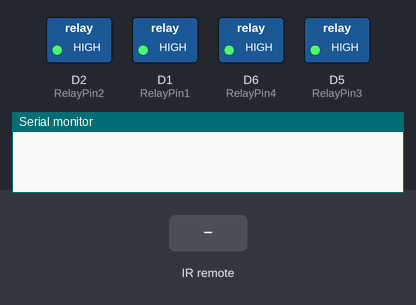
A sketch run on a simulated ESP8266 (Wemos D1 mini). On the bench: switched loads named in the sketch (green lamp = pin HIGH), the last lines printed to the serial monitor. Inputs (shaded band) come from the test bench. WiFi joins after 1.5 s; servers stay silent unless stated; EEPROM starts erased.

Above: at 3.0 s.
3.1 s: infrared code 0x00F7C837 received
At 3.5 s:
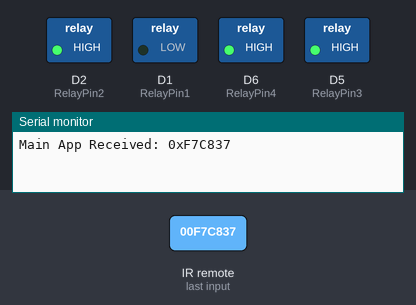
4.6 s: infrared code 0x00F7E817 received
At 5.8 s:
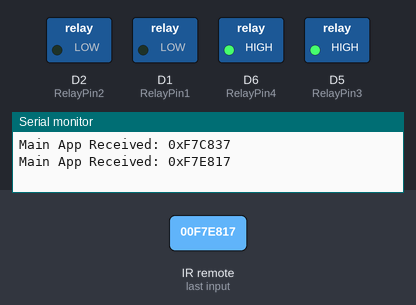
6.1 s: infrared code 0x00F7F00F received
At 7.0 s:
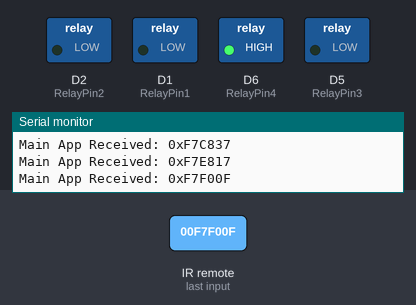
7.6 s: infrared code 0x00F7D02F received
At 8.1 s:
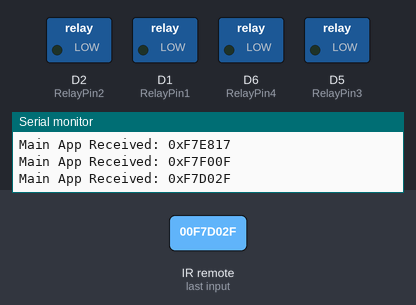
9.1 s: infrared code 0x00F740BF received
At 9.9 s:
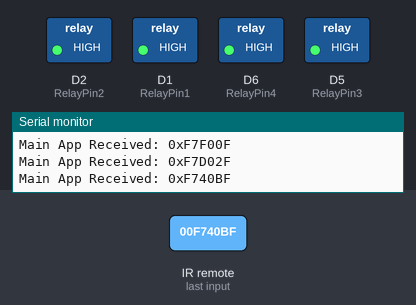
10.7 s: infrared code 0x00F7E817 received
At 11.7 s:
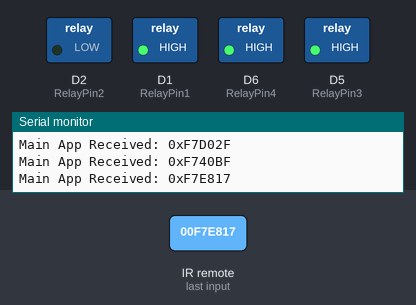
Timing chart, 0 to 13.2 s (numbered marks = the images above; inputs shaded):
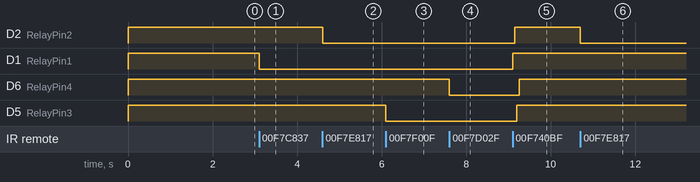

The sketch:

smar_ghar_esp.ino
```cpp
/**********************************************************************************
 *  TITLE: Blynk 2.0 + IR control 4 Relays using ESP8266 (NodeMCU / D1 Mini)
 *  FEATURES: EEPROM memory, Master All-ON and All-OFF via IR & Blynk
 **********************************************************************************/

// Fill-in information from your Blynk Template here
#define BLYNK_TEMPLATE_ID "TMPL3BhMypVyV"
#define BLYNK_TEMPLATE_NAME "SmartGhar"

#define BLYNK_FIRMWARE_VERSION        "0.1.0"
#define BLYNK_PRINT Serial

// Custom board configuration
#define USE_NODE_MCU_BOARD
#define DECODE_NEC // Optimize decoder exclusively for the 24-key LED remote

#include <IRremote.h>
#include <EEPROM.h>

#define IR_RECV_PIN D7 // D7 (IR receiver pin)

IRrecv irrecv(IR_RECV_PIN);
decode_results results;

// define the GPIO connected with Relays
#define RelayPin1 D1  // D1 (GPIO5)
#define RelayPin2 D2  // D2 (GPIO4)
#define RelayPin3 D5  // D5 (GPIO14)
#define RelayPin4 D6  // D6 (GPIO12)

#define VPIN_BUTTON_1       V1
#define VPIN_BUTTON_2       V2
#define VPIN_BUTTON_3       V3
#define VPIN_BUTTON_4       V4
#define VPIN_BUTTON_ALL_OFF V9   // Master OFF Button
#define VPIN_BUTTON_ALL_ON  V10  // Master ON Button

// Relay State (1 = ON/LOW, 0 = OFF/HIGH)
int toggleState_1 = 0;
int toggleState_2 = 0;
int toggleState_3 = 0;
int toggleState_4 = 0;

#include "BlynkEdgent.h"

BLYNK_CONNECTED() {
  // We want to send the local EEPROM states back to Blynk Server so the app matches the physical relays
  Blynk.virtualWrite(VPIN_BUTTON_1, toggleState_1);
  Blynk.virtualWrite(VPIN_BUTTON_2, toggleState_2);
  Blynk.virtualWrite(VPIN_BUTTON_3, toggleState_3);
  Blynk.virtualWrite(VPIN_BUTTON_4, toggleState_4);
}

BLYNK_WRITE(VPIN_BUTTON_1) {
  toggleState_1 = param.asInt();
  digitalWrite(RelayPin1, toggleState_1 == 1 ? LOW : HIGH);
  EEPROM.write(500, toggleState_1);
  EEPROM.commit();
}

BLYNK_WRITE(VPIN_BUTTON_2) {
  toggleState_2 = param.asInt();
  digitalWrite(RelayPin2, toggleState_2 == 1 ? LOW : HIGH);
  EEPROM.write(501, toggleState_2);
  EEPROM.commit();
}

BLYNK_WRITE(VPIN_BUTTON_3) {
  toggleState_3 = param.asInt();
  digitalWrite(RelayPin3, toggleState_3 == 1 ? LOW : HIGH);
  EEPROM.write(502, toggleState_3);
  EEPROM.commit();
}

BLYNK_WRITE(VPIN_BUTTON_4) {
  toggleState_4 = param.asInt();
  digitalWrite(RelayPin4, toggleState_4 == 1 ? LOW : HIGH);
  EEPROM.write(503, toggleState_4);
  EEPROM.commit();
}

// Master OFF from Blynk
BLYNK_WRITE(VPIN_BUTTON_ALL_OFF) {
  if(param.asInt() == 1) {
    all_SwitchOff();
  }
}

// Master ON from Blynk
BLYNK_WRITE(VPIN_BUTTON_ALL_ON) {
  if(param.asInt() == 1) {
    all_SwitchOn();
  }
}

void all_SwitchOff(){
  toggleState_1 = 0; digitalWrite(RelayPin1, HIGH); Blynk.virtualWrite(VPIN_BUTTON_1, toggleState_1); EEPROM.write(500, toggleState_1); delay(50);
  toggleState_2 = 0; digitalWrite(RelayPin2, HIGH); Blynk.virtualWrite(VPIN_BUTTON_2, toggleState_2); EEPROM.write(501, toggleState_2); delay(50);
  toggleState_3 = 0; digitalWrite(RelayPin3, HIGH); Blynk.virtualWrite(VPIN_BUTTON_3, toggleState_3); EEPROM.write(502, toggleState_3); delay(50);
  toggleState_4 = 0; digitalWrite(RelayPin4, HIGH); Blynk.virtualWrite(VPIN_BUTTON_4, toggleState_4); EEPROM.write(503, toggleState_4); delay(50);
  EEPROM.commit();
}

void all_SwitchOn(){
  toggleState_1 = 1; digitalWrite(RelayPin1, LOW); Blynk.virtualWrite(VPIN_BUTTON_1, toggleState_1); EEPROM.write(500, toggleState_1); delay(50);
  toggleState_2 = 1; digitalWrite(RelayPin2, LOW); Blynk.virtualWrite(VPIN_BUTTON_2, toggleState_2); EEPROM.write(501, toggleState_2); delay(50);
  toggleState_3 = 1; digitalWrite(RelayPin3, LOW); Blynk.virtualWrite(VPIN_BUTTON_3, toggleState_3); EEPROM.write(502, toggleState_3); delay(50);
  toggleState_4 = 1; digitalWrite(RelayPin4, LOW); Blynk.virtualWrite(VPIN_BUTTON_4, toggleState_4); EEPROM.write(503, toggleState_4); delay(50);
  EEPROM.commit();
}

void ir_remote(){
  if (irrecv.decode(&results)) {

      // Debug line to see what is ACTUALLY being received when WiFi is running
      if(results.value != 0xFFFFFFFF && results.value != 0) {
          Serial.print("Main App Received: 0x");
          Serial.println(results.value, HEX);
      }

      switch(results.value) {
          case 0x00F7C837: // Button 1 (FADE)
          toggleState_1 = !toggleState_1;
          digitalWrite(RelayPin1, toggleState_1 == 1 ? LOW : HIGH);
          Blynk.virtualWrite(VPIN_BUTTON_1, toggleState_1);
          EEPROM.write(500, toggleState_1);
          EEPROM.commit();
          break;

          case 0x00F7E817: // Button 2 (SMOOTH)
          toggleState_2 = !toggleState_2;
          digitalWrite(RelayPin2, toggleState_2 == 1 ? LOW : HIGH);
          Blynk.virtualWrite(VPIN_BUTTON_2, toggleState_2);
          EEPROM.write(501, toggleState_2);
          EEPROM.commit();
          break;

          case 0x00F7F00F: // Button 3 (STROBE)
          toggleState_3 = !toggleState_3;
          digitalWrite(RelayPin3, toggleState_3 == 1 ? LOW : HIGH);
          Blynk.virtualWrite(VPIN_BUTTON_3, toggleState_3);
          EEPROM.write(502, toggleState_3);
          EEPROM.commit();
          break;

          case 0x00F7D02F: // Button 4 (FLASH)
          toggleState_4 = !toggleState_4;
          digitalWrite(RelayPin4, toggleState_4 == 1 ? LOW : HIGH);
          Blynk.virtualWrite(VPIN_BUTTON_4, toggleState_4);
          EEPROM.write(503, toggleState_4);
          EEPROM.commit();
          break;

          case 0x00F7C03F: // Master ON
          all_SwitchOn();
          break;

          case 0x00F740BF: // Master OFF
          all_SwitchOff();
          break;
      }
      irrecv.resume();
  }
}

void setup()
{
  Serial.begin(115200);

  EEPROM.begin(512);

  pinMode(RelayPin1, OUTPUT);
  pinMode(RelayPin2, OUTPUT);
  pinMode(RelayPin3, OUTPUT);
  pinMode(RelayPin4, OUTPUT);

  // Read LAST states from EEPROM
  toggleState_1 = EEPROM.read(500);
  toggleState_2 = EEPROM.read(501);
  toggleState_3 = EEPROM.read(502);
  toggleState_4 = EEPROM.read(503);

  // Fallback to default OFF if EEPROM has never been written properly (returns 255)
  if (toggleState_1 > 1) { toggleState_1 = 0; EEPROM.write(500, 0); }
  if (toggleState_2 > 1) { toggleState_2 = 0; EEPROM.write(501, 0); }
  if (toggleState_3 > 1) { toggleState_3 = 0; EEPROM.write(502, 0); }
  if (toggleState_4 > 1) { toggleState_4 = 0; EEPROM.write(503, 0); }
  EEPROM.commit();

  // Restore Relays exactly as before
  digitalWrite(RelayPin1, toggleState_1 == 1 ? LOW : HIGH);
  digitalWrite(RelayPin2, toggleState_2 == 1 ? LOW : HIGH);
  digitalWrite(RelayPin3, toggleState_3 == 1 ? LOW : HIGH);
  digitalWrite(RelayPin4, toggleState_4 == 1 ? LOW : HIGH);

  irrecv.enableIRIn(); // Enabling IR sensor
  BlynkEdgent.begin();
}

void loop() {
  BlynkEdgent.run();
  ir_remote(); //IR remote Control
}
```

Measured:
- after the input at 3.1 s, D1 (RelayPin1): HIGH → LOW at once
- after the input at 4.6 s, D2 (RelayPin2): HIGH → LOW at once
- after the input at 6.1 s, D5 (RelayPin3): HIGH → LOW at once
- after the input at 7.6 s, D6 (RelayPin4): HIGH → LOW at once
- after the input at 9.1 s, D2 (RelayPin2): LOW → HIGH after 0.05 s; D1 (RelayPin1): LOW → HIGH at once; D6 (RelayPin4): LOW → HIGH after 0.15 s; D5 (RelayPin3): LOW → HIGH after 0.10 s
- after the input at 10.7 s, D2 (RelayPin2): HIGH → LOW at once
